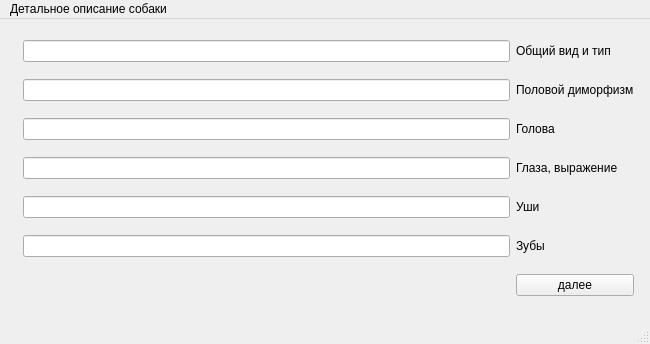
<?xml version="1.0" encoding="UTF-8"?>
<ui version="4.0">
 <class>ThirdWindow</class>
 <widget class="QMainWindow" name="ThirdWindow">
  <property name="geometry">
   <rect>
    <x>0</x>
    <y>0</y>
    <width>650</width>
    <height>344</height>
   </rect>
  </property>
  <property name="windowTitle">
   <string>MainWindow</string>
  </property>
  <widget class="QWidget" name="centralwidget">
   <widget class="QWidget" name="">
    <property name="geometry">
     <rect>
      <x>23</x>
      <y>10</y>
      <width>611</width>
      <height>281</height>
     </rect>
    </property>
    <layout class="QGridLayout" name="gridLayout">
     <item row="0" column="0">
      <widget class="QLineEdit" name="lineEdit_22"/>
     </item>
     <item row="0" column="1">
      <widget class="QLabel" name="label_22">
       <property name="text">
        <string>Общий вид и тип</string>
       </property>
      </widget>
     </item>
     <item row="1" column="0">
      <widget class="QLineEdit" name="lineEdit_23"/>
     </item>
     <item row="1" column="1">
      <widget class="QLabel" name="label_23">
       <property name="text">
        <string>Половой диморфизм</string>
       </property>
      </widget>
     </item>
     <item row="2" column="0">
      <widget class="QLineEdit" name="lineEdit_24"/>
     </item>
     <item row="2" column="1">
      <widget class="QLabel" name="label_24">
       <property name="text">
        <string>Голова</string>
       </property>
      </widget>
     </item>
     <item row="3" column="0">
      <widget class="QLineEdit" name="lineEdit_25"/>
     </item>
     <item row="3" column="1">
      <widget class="QLabel" name="label_25">
       <property name="text">
        <string>Глаза, выражение</string>
       </property>
      </widget>
     </item>
     <item row="4" column="0">
      <widget class="QLineEdit" name="lineEdit_26"/>
     </item>
     <item row="4" column="1">
      <widget class="QLabel" name="label_26">
       <property name="text">
        <string>Уши</string>
       </property>
      </widget>
     </item>
     <item row="5" column="0">
      <widget class="QLineEdit" name="lineEdit_27"/>
     </item>
     <item row="5" column="1">
      <widget class="QLabel" name="label_27">
       <property name="text">
        <string>Зубы</string>
       </property>
      </widget>
     </item>
     <item row="6" column="1">
      <widget class="QPushButton" name="pushButton">
       <property name="text">
        <string>далее</string>
       </property>
      </widget>
     </item>
    </layout>
   </widget>
  </widget>
  <widget class="QMenuBar" name="menubar">
   <property name="geometry">
    <rect>
     <x>0</x>
     <y>0</y>
     <width>650</width>
     <height>25</height>
    </rect>
   </property>
   <widget class="QMenu" name="menu">
    <property name="title">
     <string>Детальное описание собаки</string>
    </property>
   </widget>
   <addaction name="menu"/>
  </widget>
  <widget class="QStatusBar" name="statusbar"/>
 </widget>
 <resources/>
 <connections/>
</ui>
